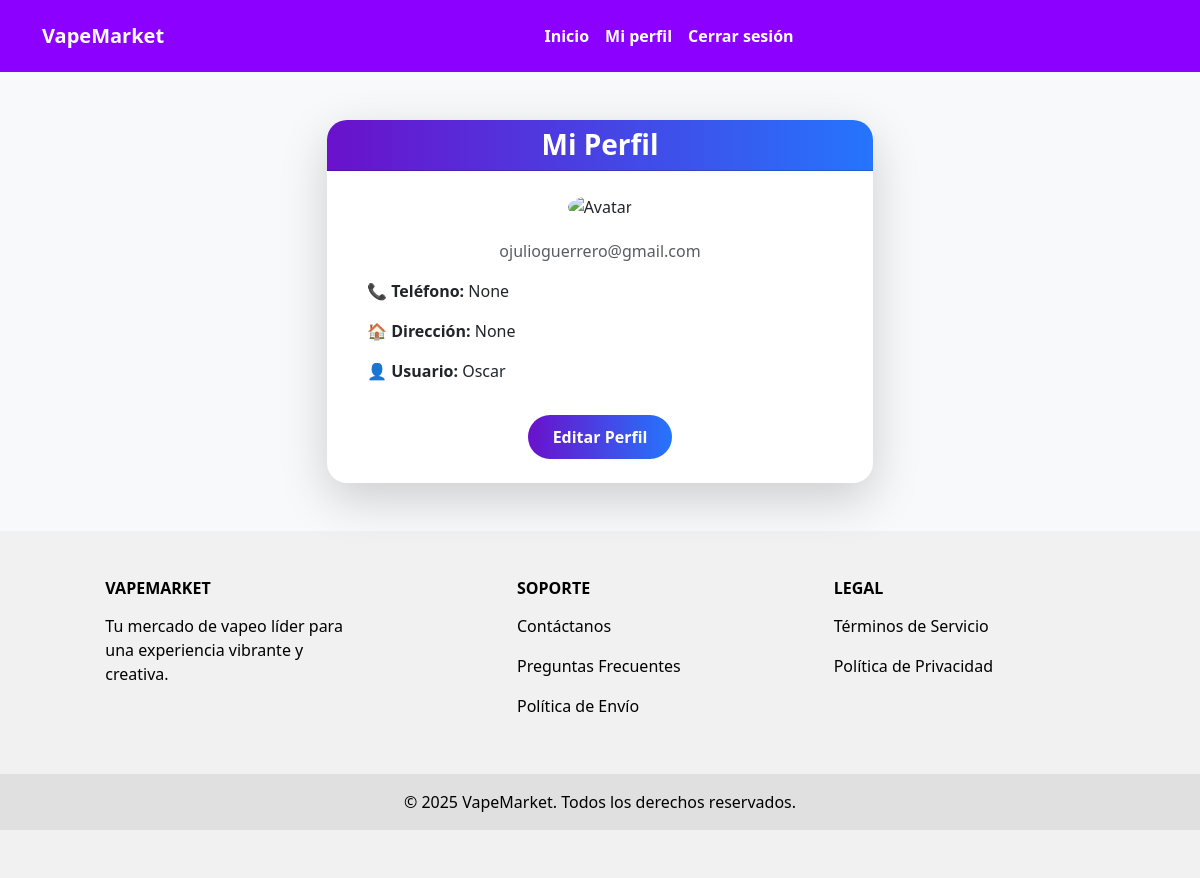
Page /usuarios/perfil/ (signed in) on the committed database.
### usuarios/models.py (models this page shows, shortened)
class Usuario(AbstractUser):
    telefono = models.CharField(max_length=15, blank=True, null=True)
    direccion = models.CharField(max_length=255, blank=True, null=True)

### usuarios/views.py (the view)
# urls.py: path('perfil/', views.perfil_usuario, name='perfil_usuario'),
@login_required
def perfil_usuario(request):
    usuario = request.user
    return render(request, 'usuarios/perfil.html', {'usuario': usuario})

### usuarios/templates/usuarios/perfil.html (shortened to what this page needs)
{% extends 'base.html' %}
{% load static %}
{% block content %}
<section class="perfil-section py-5 bg-light">
  <div class="container">
    <div class="row justify-content-center">
      <div class="col-lg-6 col-md-8">
        <div class="card shadow-lg border-0" style="border-radius: 20px; overflow: hidden;">
          <div class="card-header text-center text-white" style="background: linear-gradient(90deg, #6a11cb 0%, #2575fc 100%);">
            <h3 class="fw-bold mb-0"> Mi Perfil</h3>
          </div>
          <div class="card-body text-center py-4">
            <img src="https://cdn-icons-png.flaticon.com/512/3135/3135715.png"
                 alt="Avatar" class="rounded-circle mb-3" width="100" height="100">
            <p class="text-muted mb-3">{{ usuario.email }}</p>
            <div class="text-start px-4">
              <p><strong>📞 Teléfono:</strong> {{ usuario.telefono|default:"No registrado" }}</p>
              <p><strong>🏠 Dirección:</strong> {{ usuario.direccion|default:"No registrada" }}</p>
              <p><strong>👤 Usuario:</strong> {{ usuario.username }}</p>
            </div>
            <button class="btn btn-vape mt-3" data-bs-toggle="modal" data-bs-target="#editarPerfilModal" style="background-color: #6c757d; color: #ffffff;">
              Editar Perfil
            </button>
          </div>
        </div>
      </div>
    </div>
  </div>
</section>
{% endblock %}

### static/css/home.css (style rules this page uses)
.btn-vape { background: linear-gradient(90deg, #6a11cb 0%, #2575fc 100%); border: none; color: white; border-radius: 25px; padding: 10px 25px; transition: all 0.3s ease; }
.card { border-radius: 15px; box-shadow: 0 4px 15px rgba(0, 0, 0, 0.1); overflow: hidden; }
.btn-vape { background: linear-gradient(90deg, #6a11cb 0%, #2575fc 100%); border: none; color: white; border-radius: 25px; font-weight: 600; transition: all 0.3s ease; }

### rows in the picture
Usuario: email "ojulioguerrero@gmail.com", telefono "None", direccion "None", username "Oscar"
